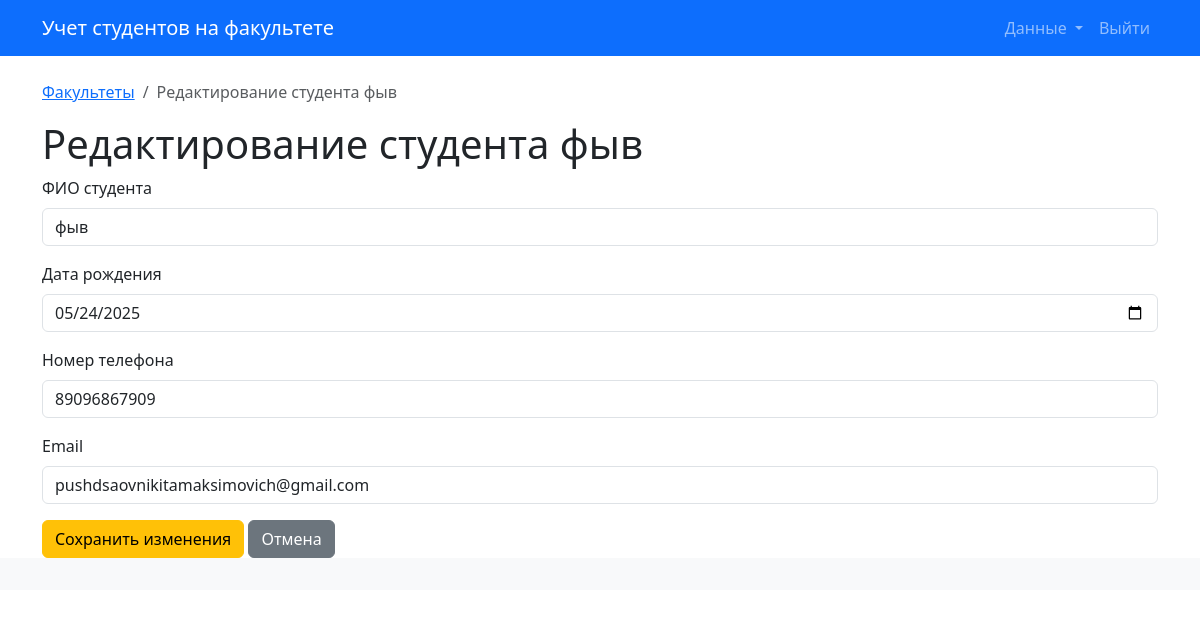
The page /students/1/edit on the database its author committed.
### app/models.py (models this page shows)
class Student(db.Model):
    id = db.Column(db.Integer, primary_key=True)
    full_name = db.Column(db.String(100), nullable=False)
    date_of_birth = db.Column(db.Date, nullable=False)
    phone_number = db.Column(db.String(32), nullable=False)
    email = db.Column(db.String(128), nullable=False, unique=True)
    group_id = db.Column(db.Integer, db.ForeignKey('group.id'), nullable=False)

### app/routes/students.py (the view, shortened to what this page needs)
@students_bp.route('/<int:student_id>/edit', methods=['GET', 'POST'])
def edit_student(student_id):
    student_to_edit = Student.query.get_or_404(student_id)
    group = Group.query.get_or_404(student_to_edit.group_id) # Нужна группа для хлебных крошек и редиректа
    return render_template('students/create_edit.html',
                           group=group,
                           student=student_to_edit,
                           form_title=f"Редактирование студента {student_to_edit.full_name}",
                           form_action=url_for('students.edit_student', student_id=student_to_edit.id)
                          )

### app/templates/students/create_edit.html (shortened to what this page needs)
{% extends "base.html" %}
{% block content %}
    <nav aria-label="breadcrumb">
        <ol class="breadcrumb">
            <li class="breadcrumb-item"><a href="{{ url_for('faculties.list_faculties') }}">Факультеты</a></li>
            <li class="breadcrumb-item active" aria-current="page">{{ form_title }}</li>
        </ol>
    </nav>
    <h1>{{ form_title }}</h1>
    <form method="POST" action="{{ form_action }}" id="studentForm">
        <div class="mb-3">
            <label for="full_name" class="form-label">ФИО студента</label>
            <input type="text" class="form-control" id="full_name" name="full_name" value="{{ student.full_name if student else '' }}" required>
        </div>
        <div class="mb-3">
            <label for="date_of_birth" class="form-label">Дата рождения</label>
            <input type="date" class="form-control" id="date_of_birth" name="date_of_birth" value="{{ student.date_of_birth.strftime('%Y-%m-%d') if student and student.date_of_birth else '' }}" required>
        </div>
        <div class="mb-3">
            <label for="phone_number" class="form-label">Номер телефона</label>
            <input type="tel" class="form-control" id="phone_number" name="phone_number" value="{{ student.phone_number if student else '' }}" required>
        </div>
        <div class="mb-3">
            <label for="email" class="form-label">Email</label>
            <input type="email" class="form-control" id="email" name="email" value="{{ student.email if student else '' }}" required>
        </div>
        {% if student and student.id %}
            <button type="button" class="btn btn-warning" data-bs-toggle="modal" data-bs-target="#confirmSaveStudentModal">Сохранить изменения</button>
        {% else %}
            <button type="submit" class="btn btn-primary">Создать студента</button>
        {% endif %}
        {% if group %}
            <a href="{{ url_for('group_students.list_students_in_group', group_id=group.id) }}" class="btn btn-secondary">Отмена</a>
        {% else %}
             <a href="{{ url_for('faculties.list_faculties') }}" class="btn btn-secondary">Отмена</a>
        {% endif %}
    </form>
{% endblock %}

### rows shown on the page
Student: full_name "фыв", date_of_birth "05/24/2025", phone_number "89096867909", email "pushdsaovnikitamaksimovich@gmail.com"
